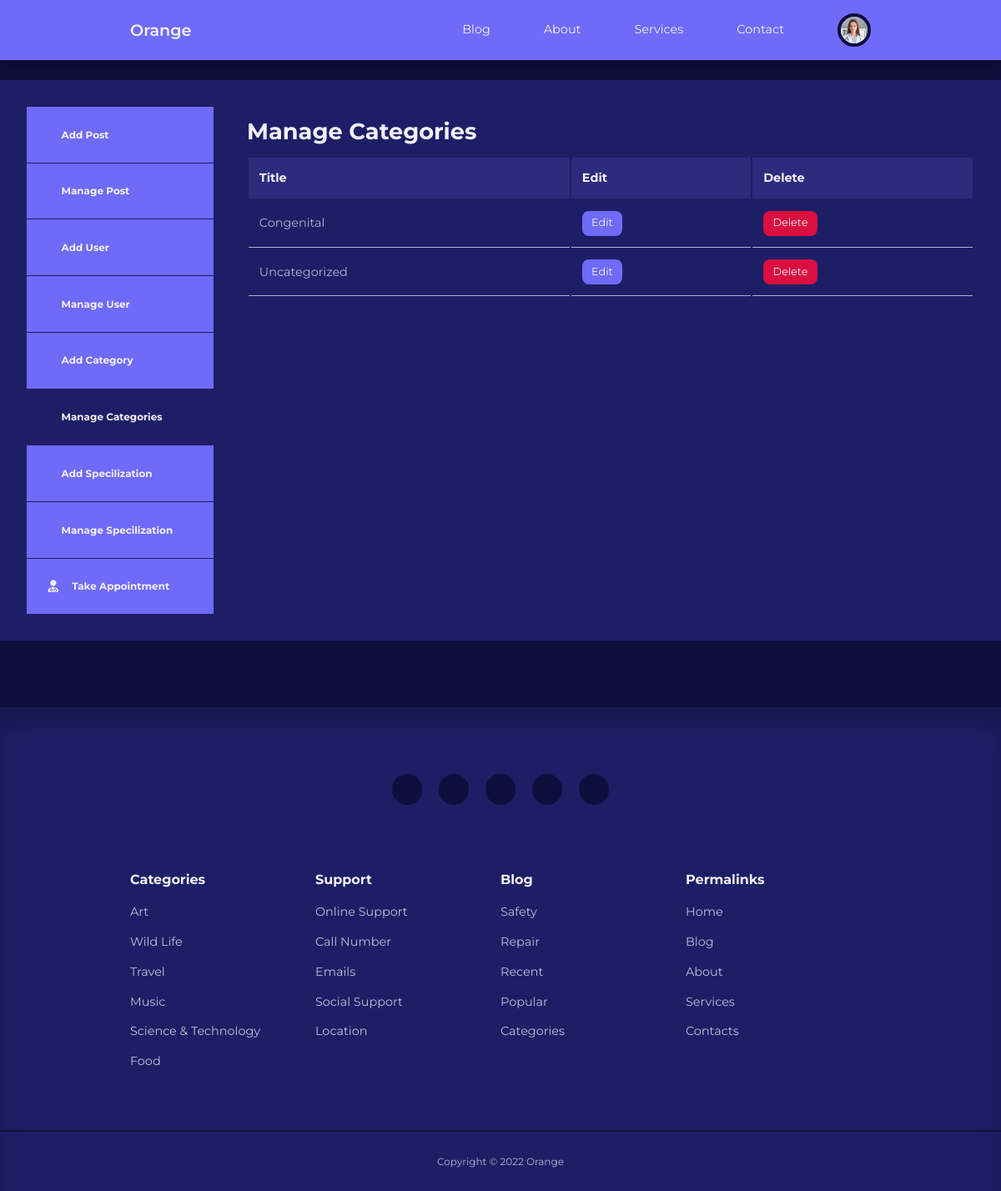
The app's page /admin/manage-categories.php (signed in) with its own data.
### tables this page shows
CREATE TABLE `users` (
  `id` int(11) UNSIGNED NOT NULL,
  `firstname` varchar(50) NOT NULL,
  `lastname` varchar(50) NOT NULL,
  `username` varchar(50) NOT NULL,
  `email` varchar(100) NOT NULL,
  `password` varchar(255) NOT NULL,
  `avatar` varchar(255) NOT NULL,
  `is_admin` tinyint(1) NOT NULL,
  `Specialization_title` varchar(50) NOT NULL,
  `specialization_id` int(11) UNSIGNED DEFAULT NULL
);

CREATE TABLE `diseasecategories` (
  `id` int(11) UNSIGNED NOT NULL,
  `title` varchar(50) NOT NULL,
  `description` text NOT NULL
);

### admin/partials/header.php (called while the page is built, shortened)
<?php
require '../partials/header.php';

### admin/manage-categories.php (the view, shortened to what this page needs)
<?php
include 'partials/header.php';
$query=" SELECT * from diseasecategories ORDER BY title";
$categories=mysqli_query($connection,$query);
?>
<section class="dashboard">
    <div class="conatiner dashboard_container">
        <aside>
        <ul>
                <li><a href="add-post.php"><i class="uil uil-pen"></i>
                <h5>Add Post</h5>
                </a></li>
                <li><a href="index.php"><i class="uil uil-postcard"></i>
                    <h5>Manage Post</h5>
                    </a></li>
                    <?php if(isset($_SESSION['user_is_admin'])) : ?>
                    <li><a href="add-user.php"><i class="uil uil-user-plus"></i>
                        <h5>Add User</h5>
                        </a></li>
                        <li><a href="manage-users.php"><i class="uil uil-users-alt"></i>
                            <h5>Manage User</h5>
                            </a></li>
                            <li><a href="add-category.php"><i class="uil uil-edit"></i>
                                <h5>Add Category</h5>
                                </a></li>
                                <li><a href="manage-categories.php" class="active"><i class="uil uil-list-ul"></i>
                                    <h5>Manage Categories</h5>
                                    </a></li>
                                    <li><a href="add-specilization.php"><i class="uil uil-list-ul"></i>
                                    <h5>Add Specilization</h5>
                                    </a></li>
                                    <li><a href="manage-specilization.php"><i class="uil uil-list-ul"></i>
                                    <h5>Manage Specilization</h5>
                                    </a></li>
                                    <li><a href="manage-appointment.php"><i class="fa-solid fa-user-doctor"></i>
                                    <h5>Take Appointment</h5>
                                    </a></li>
                                    <?php endif ?>
            </ul>
        </aside>
        <main>
            <h2>Manage Categories</h2>
            <?php if(mysqli_num_rows($categories)>0): ?>
            <table>
                <thead>
                    <tr>
                        <th>Title</th>
                        <th>Edit</th>
                        <th>Delete</th>
                    </tr>
                </thead>
                <tbody>
                <?php while($category=mysqli_fetch_assoc($categories)) : ?>
                    <tr>
                        <td><?=$category['title']?></td>
                        <td><a href="<?=ROOT_URL?>admin/edit-category.php?id=<?=$category['id']?>" class="btn sm">Edit</a></td>
                        <td><a href="<?=ROOT_URL?>admin/delete-category.php?id=<?=$category['id']?>"class="btn sm danger">Delete</a></td>
                    </tr>
                <?php endwhile?>
                </tbody>
            </table>
            <?php else : ?>
           <div class="alert_message error"><?="No Categories found "?> </div>
           <?php endif?>
        </main>
    </div>
</section>
<?php
include '../partials/footer.php';
?>

### partials/header.php (shortened to what this page needs)
<?php
require 'config/database.php';
if(isset($_SESSION['user-id'])){
  $id=filter_var($_SESSION['user-id'],FILTER_SANITIZE_NUMBER_INT);
  $query="SELECT avatar FROM users WHERE id=$id";
  $result=mysqli_query($connection,$query);
  $avatar=mysqli_fetch_assoc($result);
}
?>
<!DOCTYPE html>
<html lang="en">
  <head>
    <link rel="stylesheet" href="https://cdn.jsdelivr.net/npm/swiper@8/swiper-bundle.min.css"/>
    <link rel="stylesheet" href="https://unicons.iconscout.com/release-pro/v4.0.0/css/line.css">
    <link rel="stylesheet" href="https://cdnjs.cloudflare.com/ajax/libs/font-awesome/6.2.1/css/all.min.css">
    <link rel="stylesheet" href="<?=ROOT_URL ?>css/style.css">
    </head>
    <body>
    <div id="root">
    <nav>
      <div class=" container nav__container">
        <a href="<?=ROOT_URL ?>" class="nav__logo">Orange</a>
        <ul class="nav_items">
         <li><a href="<?=ROOT_URL ?>blog.php">Blog</a></li>
         <li><a href="<?=ROOT_URL ?>about.php">About</a></li>
         <li><a href="<?=ROOT_URL ?>services.php">Services</a></li>
         <li><a href="<?=ROOT_URL ?>contact.php">Contact</a></li>
         <?php if(isset($_SESSION['user-id'])) : ?>
         <li class="nav_profile">
            <div class="avatar">
            <img src="<?=ROOT_URL . 'images/' . $avatar['avatar'] ?>">
            </div>
               </li>
          <?php else : ?>
         <li><a href="<?=ROOT_URL ?>signin.php">Signin</a></li>
         <?php endif ?>
        </ul>
      </div>
    </nav>

### css/style.css (style rules this page uses)
:root { --color-primary: #6f6af8; --color-primary-light:hsl(242,91%,69%,18%); --color-primary-variant:#5854c7; --color-red:#da0f3f; --color-red-light:hsl(346,87%,46%,15%); --color-green:#00c476; --color-green-light:hsl(156,100%,38%,15%); --color-gray-900: #1e1e66; --color-gray-700: #2d2b7c; --color-gray-300: rgba(242,242,254,0.3); --color-gray-200: rgba(242,242,254,0.7);; --color-white:#f2f2fe; --color-bg:#0f0f3e; --transition:all 300ms ease; --container-width-lg:74%; --container-width-md:88%; --form-width:40%; --card-boarder-radius-1:0.3rem; --card-boarder-radius-2:0.5rem; --card-boarder-radius-3:0.8rem; --card-boarder-radius-4:2rem; --card-boarder-radius-5:5rem; }
* { margin:0; padding:0; outline:0; border:0; appearance:0; list-style: none; text-decoration: none; box-sizing: border-box; }
body { font-family: 'Montserrat',sans-serif; line-height: 1.6; color: var(--color-gray-200); overflow-x: hidden ; background:var(--color-bg); font-size: 0.9rem; }
.container { width:var(--container-width-lg); max-width: 1800px; margin-inline:auto; }
section { margin-top: 3rem; width:100vw; }
h1,h2,h3,h4,h5 { color:var(--color-white); line-height: 1.3; }
h2 { font-size: 1.7rem; margin:1rem 0; }
a { color:var(--color-white); transition:var(--transition); }
img { display: block; width: 100%; object-fit: cover; }
nav { background:var(--color-primary); width:100vw; height:4.5rem; position:fixed; top:0; z-index:10; box-shadow: 0 1rem 1rem rgba(0,0,0,0.2); }
.nav__container { height:100%; display: flex; align-items: center; justify-content: space-between; }
.avatar { width: 2.5rem; height:2.5rem; border-radius: 50%; overflow: hidden; border:0.3rem solid var(--color-bg); }
.nav__logo { font-weight: 600; font-size: 1.2rem; }
.nav_items { display: flex; align-items: center; gap:4rem; }
.nav_profile { position:relative; cursor: pointer; }
.btn { display: inline-block; width: fit-content; padding:0.6rem 1.2rem; background-color: var(--color-primary); border-radius: var(--card-boarder-radius-2); cursor:pointer; transition: var(--transition); color:var(--color-white); }
.btn.sm { padding: 0.3rem 0.7rem; font-size: 0.8rem; }
.btn.sm.danger { background: var(--color-red); }
.dashboard { margin-top: 6rem; }
.dashboard_container { display:grid; grid-template-columns: 14rem auto; gap:1rem; background: var(--color-gray-900); padding:2rem; margin-bottom:5rem; }
.dashboard aside a { background-color: var(--color-primary); display: flex; gap:1rem; align-items:center; padding:1.6rem; }
.dashboard aside ul li:not(:last-child) a { border-bottom: 1px solid var(--color-gray-900); }
.dashboard aside a.active { background-color: var(--color-gray-900); }
.dashboard main { margin-left:1.5rem; }
.dashboard main h2 { margin-bottom:0 0 2rem 0; line-height:1; }
.dashboard main table { width: 100%; text-align: left; }
.dashboard main table th { background:var(--color-gray-700); padding: 0.8rem; color:var(--color-white); }
.dashboard main table td { padding: 0.8rem; border-bottom: 1px solid var(--color-gray-200); }

### records on screen
users: avatar (picture)
diseasecategories: title "Congenital"
diseasecategories: title "Uncategorized"
